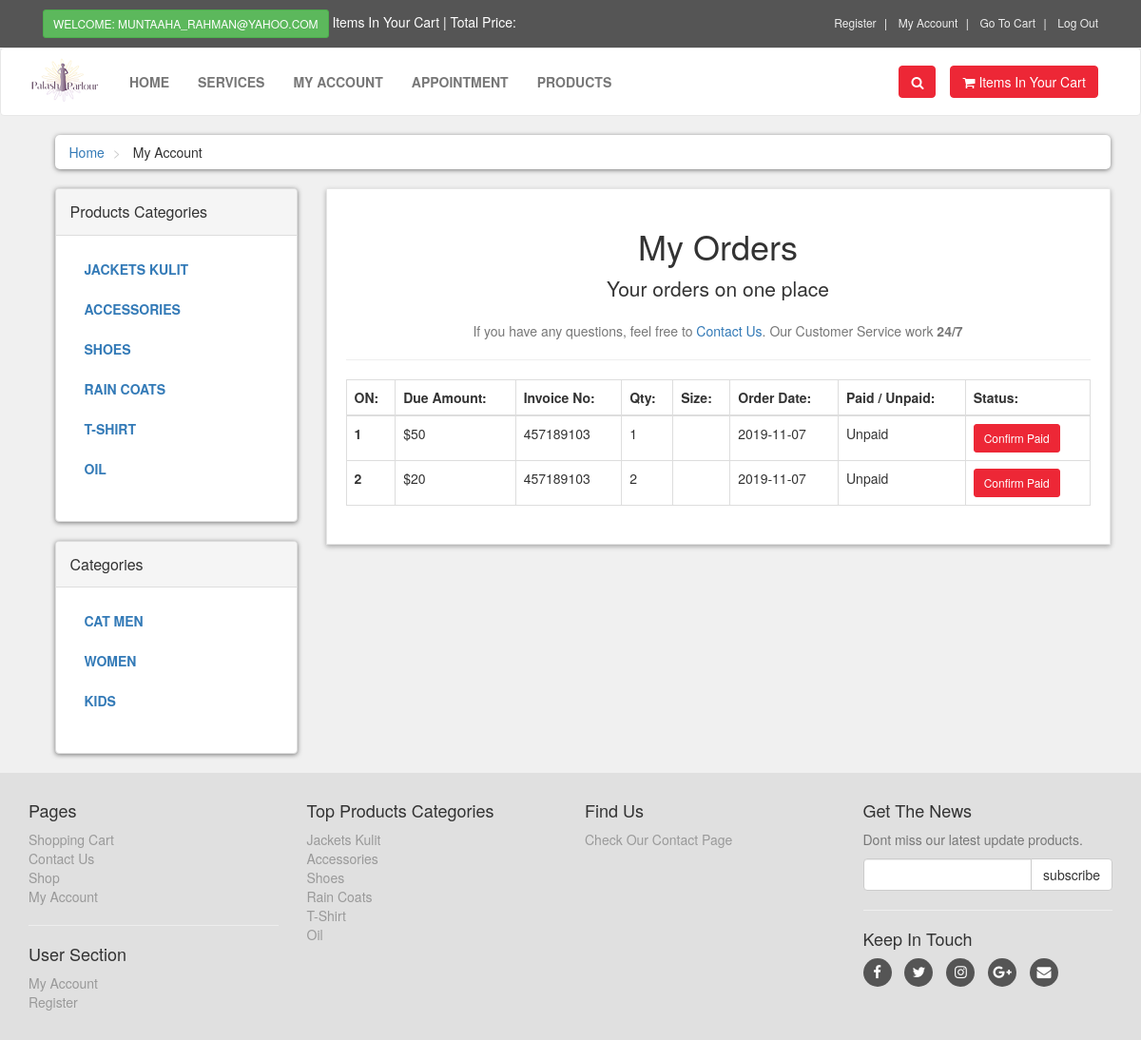
The app's page /customer/my_account.php?my_orders (signed in), older data.
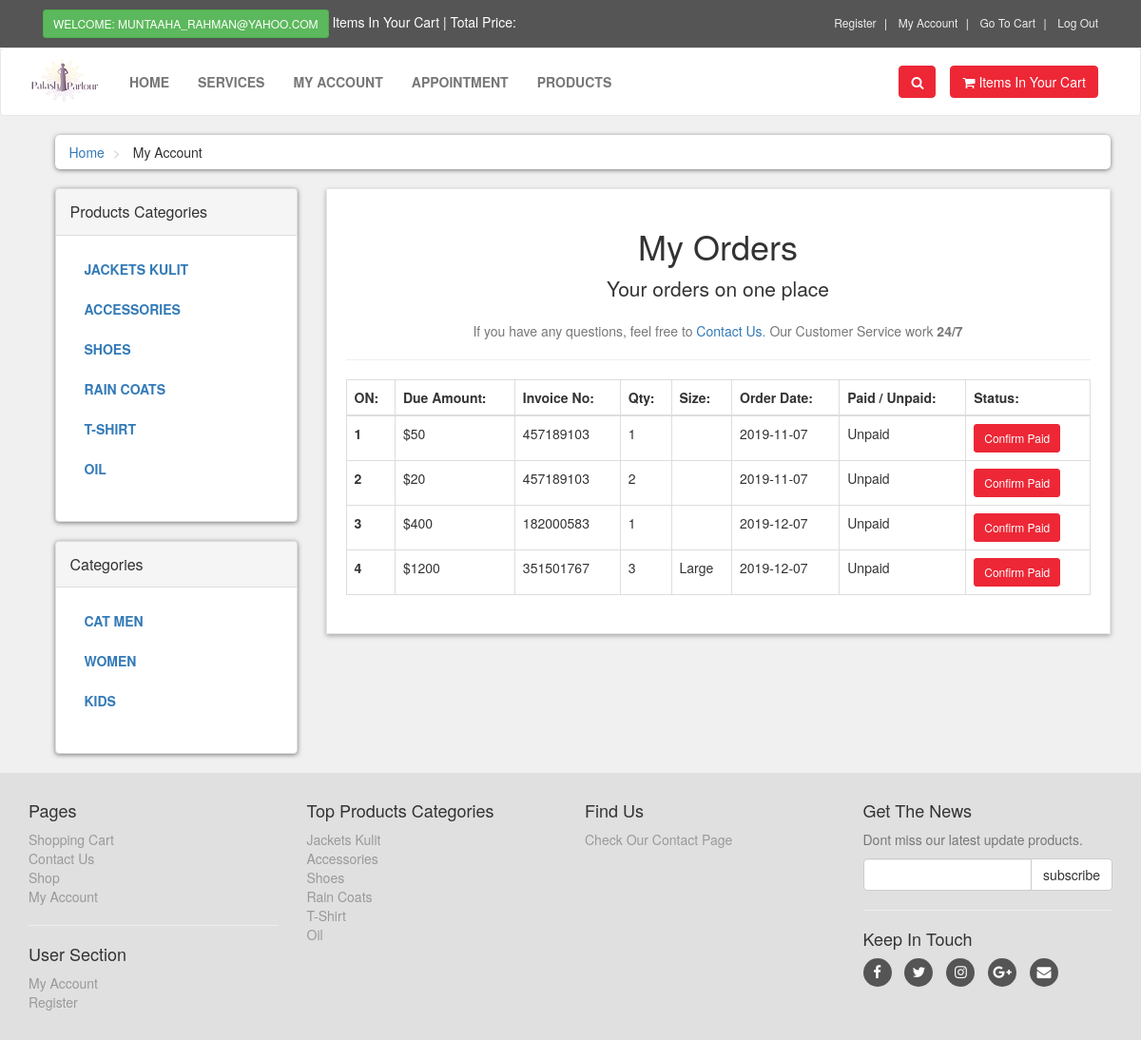
The same page, newer data.
### tables this page shows
CREATE TABLE `product_categories` (
  `p_cat_id` int(10) NOT NULL,
  `p_cat_title` text NOT NULL,
  `p_cat_desc` text NOT NULL
);

CREATE TABLE `categories` (
  `cat_id` int(10) NOT NULL,
  `cat_title` text NOT NULL,
  `cat_desc` text NOT NULL
);

CREATE TABLE `customer_orders` (
  `order_id` int(10) NOT NULL,
  `customer_id` int(10) NOT NULL,
  `due_amount` int(100) NOT NULL,
  `invoice_no` int(100) NOT NULL,
  `qty` int(10) NOT NULL,
  `size` text NOT NULL,
  `order_date` date NOT NULL,
  `order_status` text NOT NULL
);

### customer/my_orders.php (the view)
<center>
    <h1> My Orders </h1>
    <p class="lead"> Your orders on one place</p>
    <p class="text-muted">
        If you have any questions, feel free to <a href="../contact.php">Contact Us</a>. Our Customer Service work <strong>24/7</strong>
    </p>
</center>
<hr>
<div class="table-responsive">
    <table class="table table-bordered table-hover">
        <thead>
            <tr>
                <th> ON: </th>
                <th> Due Amount: </th>
                <th> Invoice No: </th>
                <th> Qty: </th>
                <th> Size: </th>
                <th> Order Date:</th>
                <th> Paid / Unpaid: </th>
                <th> Status: </th>
            </tr>
        </thead>
        <tbody>
           <?php
            $customer_session = $_SESSION['customer_email'];
            $get_customer = "select * from customers where customer_email='$customer_session'";
            $run_customer = mysqli_query($con,$get_customer);
            $row_customer = mysqli_fetch_array($run_customer);
            $customer_id = $row_customer['customer_id'];
            $get_orders = "select * from customer_orders where customer_id='$customer_id'";
            $run_orders = mysqli_query($con,$get_orders);
            $i = 0;
            while($row_orders = mysqli_fetch_array($run_orders)){
                $order_id = $row_orders['order_id'];
                $due_amount = $row_orders['due_amount'];
                $invoice_no = $row_orders['invoice_no'];
                $qty = $row_orders['qty'];
                $size = $row_orders['size'];
                $order_date = substr($row_orders['order_date'],0,11);
                $order_status = $row_orders['order_status'];
                $i++;
                if($order_status=='pending'){
                    $order_status = 'Unpaid';
                }else{
                    $order_status = 'Paid';
                }
            ?>
            <tr>
                <th> <?php echo $i; ?> </th>
                <td> $<?php echo $due_amount; ?> </td>
                <td> <?php echo $invoice_no; ?> </td>
                <td> <?php echo $qty; ?> </td>
                <td> <?php echo $size; ?> </td>
                <td> <?php echo $order_date; ?> </td>
                <td> <?php echo $order_status; ?> </td>
                <td>
                    <a href="confirm.php?order_id=<?php echo $order_id; ?>" target="_blank" class="btn btn-primary btn-sm"> Confirm Paid </a>
                </td>
            </tr>
            <?php } ?>
        </tbody>
    </table>
</div>

### customer/my_account.php (shortened to what this page needs)
<?php
if(!isset($_SESSION['customer_email'])){
    echo "<script>window.open('../checkout.php','_self')</script>";
}else{
include("includes/header.php");
?>
   <div id="content">
       <div class="container">
           <div class="col-md-12">
               <ul class="breadcrumb">
                   <li>
                       <a href="index.php">Home</a>
                   </li>
                   <li>
                       My Account
                   </li>
               </ul>
           </div>
           <div class="col-md-3">
   <?php
    include("includes/sidebar.php");
    ?>
           </div>
           <div class="col-md-9">
               <div class="box">
                   <?php
                   if (isset($_GET['my_orders'])){
                       include("my_orders.php");
                   }
                   ?>
               </div>
           </div>
       </div>
   </div>
   <?php
    include("includes/footer.php");
    ?>
</body>
</html>
<?php } ?>

### customer/includes/header.php (shortened to what this page needs)
<?php
include("functions/functions.php");
?>
<!DOCTYPE html>
<html lang="en">
<head>
    <link rel="stylesheet" href="styles/bootstrap-337.min.css">
    <link rel="stylesheet" href="font-awsome/css/font-awesome.min.css">
    <link rel="stylesheet" href="styles/style.css">
</head>
<body>
   <div id="top">
       <div class="container">
           <div class="col-md-6 offer">
               <a href="#" class="btn btn-success btn-sm">
                   <?php
                   if(!isset($_SESSION['customer_email'])){
                       echo "Welcome: Guest";
                   }else{
                       echo "Welcome: " . $_SESSION['customer_email'] . "";
                   }
                   ?>
               </a>
               <a href="checkout.php"><?php  ?> Items In Your Cart | Total Price: <?php  ?> </a>
           </div>
           <div class="col-md-6">
               <ul class="menu">
                   <li>
                       <a href="customer_registration.php">Register</a>
                   </li>
                   <li>
                       <a href="checkout.php">My Account</a>
                   </li>
                   <li>
                       <a href="cart.php">Go To Cart</a>
                   </li>
                   <li>
                       <a href="checkout.php">
                           <?php
                           if(!isset($_SESSION['customer_email'])){
                                echo "<a href='checkout.php'> Login </a>";
                               }else{
                                echo " <a href='logout.php'> Log Out </a> ";
                               }
                           ?>
                       </a>
                   </li>
               </ul>
           </div>
       </div>
   </div>
   <div id="navbar" class="navbar navbar-default">
       <div class="container">
           <div class="navbar-header">
               <a href="index.php" class="navbar-brand home">
                   <img src="images/pp_logo.png" alt="M-dev-Store Logo" class="hidden-xs">
               </a>
           </div>
           <div class="navbar-collapse collapse" id="navigation">
               <div class="padding-nav">
                   <ul class="nav navbar-nav left">
                       <li class="<?php if($active=='Home') echo"active"; ?>">
                           <a href="../index.php">Home</a>
                       </li>
                       <li class="<?php if($active=='Services') echo"active"; ?>">
                           <a href="../service.php">Services</a>
                       </li>
                       <li class="<?php if($active=='Account') echo"active"; ?>">
                           <?php
                           if(!isset($_SESSION['customer_email'])){
                               echo"<a href='../checkout.php'>My Account</a>";
                           }else{
                              echo"<a href='customer/my_account.php?my_orders'>My Account</a>";
                           }
                           ?>
                       </li>
                       <li class="<?php if($active=='Appointment') echo"active"; ?>">
                           <a href="../appointment.php">Appointment</a>
                       </li>
                       <li class="<?php if($active=='Product') echo"active"; ?>">
                           <a href="../shop.php">Products</a>
                       </li>
                   </ul>
               </div>
               <a href="cart.php" class="btn navbar-btn btn-primary right">
                   <i class="fa fa-shopping-cart"></i>
                   <span><?php  ?> Items In Your Cart</span>
               </a>
               <div class="navbar-collapse collapse right">
                   <button class="btn btn-primary navbar-btn" type="button" data-toggle="collapse" data-target="#search">
                       <i class="fa fa-search"></i>
                   </button>
               </div>
           </div>
       </div>
   </div>

### customer/includes/sidebar.php
<div class="panel panel-default sidebar-menu">
    <div class="panel-heading">
        <h3 class="panel-title">Products Categories</h3>
    </div>
    <div class="panel-body">
        <ul class="nav nav-pills nav-stacked category-menu">
            <?php getPCats(); ?>
        </ul>
    </div>
</div>
<div class="panel panel-default sidebar-menu">
    <div class="panel-heading">
        <h3 class="panel-title">Categories</h3>
    </div>
    <div class="panel-body">
        <ul class="nav nav-pills nav-stacked category-menu">
            <?php getCats(); ?>
        </ul>
    </div>
</div>

### customer/functions/functions.php (shortened to what this page needs)
<?php
$db = mysqli_connect("localhost","root","","pms");
function getPCats(){
    global $db;
    $get_p_cats = "select * from product_categories";
    $run_p_cats = mysqli_query($db,$get_p_cats);
    while($row_p_cats=mysqli_fetch_array($run_p_cats)){
        $p_cat_id = $row_p_cats['p_cat_id'];
        $p_cat_title = $row_p_cats['p_cat_title'];
        echo "
            <li>
                <a href='shop.php?p_cat=$p_cat_id'> $p_cat_title </a>
            </li>
        ";
    }
}
function getCats(){
    global $db;
    $get_cats = "select * from categories";
    $run_cats = mysqli_query($db,$get_cats);
    while($row_cats=mysqli_fetch_array($run_cats)){
        $cat_id = $row_cats['cat_id'];
        $cat_title = $row_cats['cat_title'];
        echo "
            <li>
                <a href='shop.php?cat=$cat_id'> $cat_title </a>
            </li>
        ";
    }
}
?>

### customer/includes/footer.php (shortened to what this page needs)
<div id="footer">
    <div class="container">
        <div class="row">
            <div class="col-sm-6 col-md-3">
               <h4>Pages</h4>
                <ul>
                    <li><a href="cart.php">Shopping Cart</a></li>
                    <li><a href="contact.php">Contact Us</a></li>
                    <li><a href="shop.php">Shop</a></li>
                    <li><a href="customer/my_account.php">My Account</a></li>
                </ul>
                <hr>
                <h4>User Section</h4>
                <ul>
                           <?php
                           if(!isset($_SESSION['customer_email'])){
                               echo"<a href='checkout.php'>Login</a>";
                           }else{
                              echo"<a href='customer/my_account.php?my_orders'>My Account</a>";
                           }
                           ?>
                    <li><a href="customer_register.php">Register</a></li>
                </ul>
            </div>
            <div class="com-sm-6 col-md-3">
                <h4>Top Products Categories</h4>
                <ul>
                    <?php
                        $get_p_cats = "select * from product_categories";
                        $run_p_cats = mysqli_query($con,$get_p_cats);
                        while($row_p_cats=mysqli_fetch_array($run_p_cats)){
                            $p_cat_id = $row_p_cats['p_cat_id'];
                            $p_cat_title = $row_p_cats['p_cat_title'];
                            echo "
                                <li>
                                    <a href='shop.php?p_cat=$p_cat_id'>
                                        $p_cat_title
                                    </a>
                                </li>
                            ";
                        }
                    ?>
                </ul>
            </div>
            <div class="col-sm-6 col-md-3">
                <h4>Find Us</h4>
                <a href="#">Check Our Contact Page</a>
            </div>
            <div class="col-sm-6 col-md-3">
                <h4>Get The News</h4>
                <p class="text-muted">
                    Dont miss our latest update products.
                </p>
                <form action="https://feedburner.google.com/fb/a/mailverify" method="post" target="popupwindow" onsubmit="window.open('https://feedburner.google.com/fb/a/mailverify?uri=M-devMedia', 'popupwindow', 'scrollbars=yes,width=550,height=520');return true" method="post">
                    <div class="input-group">
                        <input type="text" class="form-control" name="email">
                        <span class="input-group-btn">
                            <input type="submit" value="subscribe" class="btn btn-default">
                        </span>
                    </div>
                </form>
                <hr>
                <h4>Keep In Touch</h4>
                <p class="social">
                    <a href="#" class="fa fa-facebook"></a>
                    <a href="#" class="fa fa-twitter"></a>
                    <a href="#" class="fa fa-instagram"></a>
                    <a href="#" class="fa fa-google-plus"></a>
                    <a href="#" class="fa fa-envelope"></a>
                </p>
            </div>
        </div>
    </div>
</div>

### customer/styles/style.css (style rules this page uses)
body { font-size: 14px; line-height: 1.42857143; color: #333333; background: #f0f0f0; overflow-x: hidden; }
#top { background: #555555; padding: 10px 0; }
#top .offer { color: #ffffff; }
#top .offer .btn { text-transform: uppercase; }
#top a { color: #ffffff; }
#top ul.menu { padding-top: 5px; margin: 0px; text-align: right; font-size: 12px; list-style: none; }
#top ul.menu > li { display: inline-block; }
#top ul.menu > li a { color: #eeeeee; }
#top ul.menu > li + li:before { content: "|\00a0"; color: #f7f7f7; padding: 0 5px; }
.navbar { background: #ffffff; }
.navbar-collapse .right { float: right; }
.navbar-brand { float: left; padding: 10px 15px; font-size: 18px; line-height: 20px; height: 70px; }
.navbar ul.nav > li > a { text-transform: uppercase; font-weight: bold; font-size: 14px; }
.padding-nav { padding-top: 10px; }
.btn-primary { color: rgb(255, 255, 255); background: rgb(237,39,54); border-color: rgb(237,39,54); }
.box { background: #ffffff; margin: 0 0 30px; border: solid 1px #e6e6e6; box-sizing: border-box; padding: 20px; box-shadow: 0px 2px 5px rgba(0, 0, 0, .3); }
#content { padding-left: 25px; }
.breadcrumb { padding: 8px 15px; margin-bottom: 20px; background: #ffffff; border-radius: 5px; box-shadow: 0px 1px 5px rgba(0, 0, 0, .5); }
.breadcrumb> li + li:before { content: ">\00a0"; color: #cccccc; }
#content .panel.sidebar-menu { box-sizing: border-box; box-shadow: 0px 1px 5px rgba(0, 0, 0, .5); }
#content .panel.sidebar-menu ul.nav.category-menu { margin-bottom: 20px; }
#content .panel.sidebar-menu ul.nav.category-menu li a { text-transform: uppercase; font-weight: 600; }
#content .panel.sidebar-menu h3 { padding: 5px 0px; margin: 0px; }
#footer { background: #e0e0e0; padding: 20px 0; }
#footer a { color: #999999; padding: 0; text-decoration: none; }
#footer ul { list-style: none; padding-left: 0px; }
#footer .social { text-align: left; }
#footer .social a { margin: 0px 10px 0px 0px; display: inline-block; color: #ffffff; width: 30px; height: 30px; border-radius: 15px; line-height: 30px; font-size: 15px; text-align: center; vertical-align: bottom; background: #555555; text-decoration: none; }

Row changes from the older to the newer data that the page shows:
added customer_orders: due_amount "400", invoice_no "182000583", qty "1", order_date "2019-12-07", order_status "Unpaid"
added customer_orders: due_amount "1200", invoice_no "351501767", qty "3", size "Large", order_date "2019-12-07", order_status "Unpaid"
